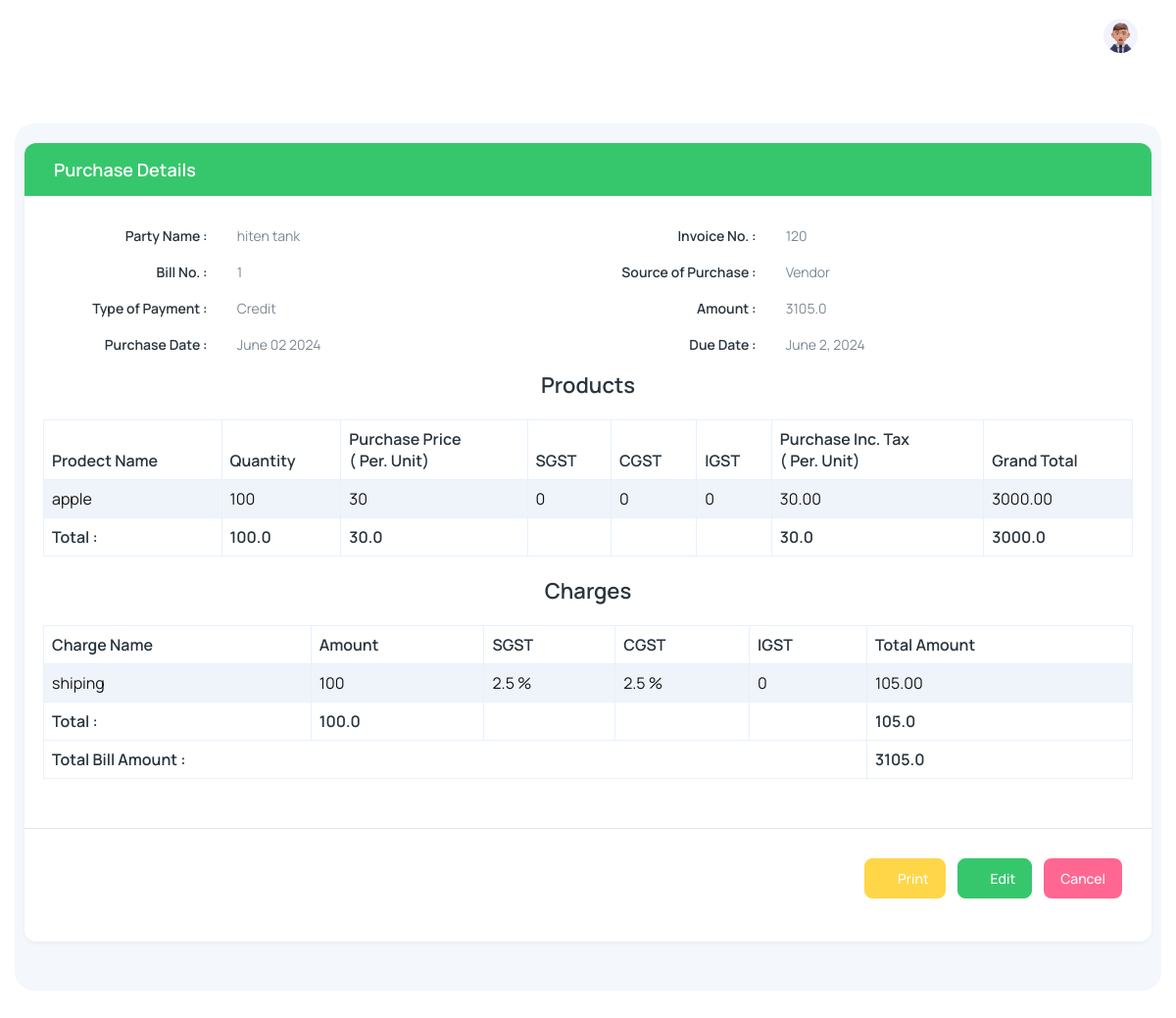
/PurchaseDetails/61 (signed in), run on the app's committed database.
### main/models.py (models this page shows, shortened)
class PurchaseEntryModel(models.Model):
    user = models.CharField(max_length=100,null=True, blank=True)
    TypeofPurchase = models.CharField(max_length=100)
    BillNo = models.CharField(max_length=100)
    InvoiceNo = models.CharField(max_length=100)
    DateTime = models.DateTimeField(default=datetime.now())
    TypeofPayment = models.CharField(max_length=100)
    PartyName = models.CharField(max_length=100)
    ProductId = models.CharField(max_length=100)
    Type = models.CharField(max_length=100)
    Amount = models.CharField(max_length=100)
    DueDate = models.DateField(null=True, blank=True)
    Date = models.DateField(null=True, blank=True)
    TQuantity = models.CharField(max_length=100,null=True, blank=True)
    TPurchasePrice = models.CharField(max_length=100,null=True, blank=True)
    TPurchaseIncTax = models.CharField(max_length=100,null=True, blank=True)
    TChargesAmount = models.CharField(max_length=100,null=True, blank=True)
    Terms = models.CharField(max_length=100,null=True, blank=True)
    PayableAmount = models.CharField(max_length=100,null=True, blank=True)
    PendingAmount = models.CharField(max_length=100,null=True, blank=True)
    status = models.CharField(default='0',max_length=100,null=True, blank=True)
    def date(self):
        return self.DateTime.strftime('%B %d %Y')

class StockModel(models.Model):
    ProductId = models.CharField(max_length=100,null=True,blank=True)
    user = models.CharField(max_length=100,null=True, blank=True)
    type = models.CharField(max_length=100,null=True, blank=True)
    ProductName = models.CharField(max_length=100,null=True, blank=True)
    Category = models.CharField(max_length=100,null=True, blank=True)
    Tax = models.CharField(max_length=100,null=True, blank=True)
    Unit = models.CharField(max_length=100,null=True, blank=True)
    PurchasePrice = models.CharField(max_length=100,null=True, blank=True)
    PurchaseIncTax = models.CharField(max_length=100,null=True, blank=True)
    MinQty = models.CharField(max_length=100,blank=True)
    MaxQty = models.CharField(max_length=100,blank=True)
    BarcodeNo = models.CharField(max_length=100,blank=True)
    Quantity = models.CharField(max_length=100,blank=True)
    Amount = models.CharField(max_length=100,null=True, blank=True)
    sid = models.CharField(max_length=100,null=True, blank=True)

class ChargesListModel(models.Model):
    user = models.CharField(max_length=100,null=True, blank=True)
    Charges = models.CharField(max_length=100,null=True,blank=True)
    ProductId = models.CharField(max_length=100,null=True, blank=True)
    Amount = models.CharField(max_length=100,null=True, blank=True)
    Tax = models.CharField(max_length=100,null=True, blank=True)
    TotalAmount = models.CharField(max_length=100,null=True, blank=True)
    type = models.CharField(max_length=100,null=True, blank=True)

### main/views.py (the view)
# urls.py: path('PurchaseDetails/<int:id>',views.PurchaseDetails,name='Products Details'),
@login_required(login_url='Login')
def PurchaseDetails(request,id):
    data=PurchaseEntryModel.objects.get(id=id,Type='Purchase')
    stock=StockModel.objects.filter(ProductId=data.ProductId,type='Purchase',user=request.user)
    tamonut = 0
    quantity = 0
    purchaseprice = 0
    purchaseinctax = 0
    for i in stock:
        tamonut+=float(i.Amount)
        quantity+=float(i.Quantity)
        purchaseprice+=float(i.PurchasePrice)
        purchaseinctax+=float(i.PurchaseIncTax)
    tamonut= str(tamonut)
    quantity= str(quantity)
    purchaseprice= str(purchaseprice)
    purchaseinctax= str(purchaseinctax)
    Charges=ChargesListModel.objects.filter(ProductId=data.ProductId,type='Purchase',user=request.user)
    CA,TCA = 0,0
    for i in Charges:
        CA +=float(i.Amount)
        TCA +=float(i.TotalAmount)
    CA = str(CA)
    TCA= str(TCA)
    if is_admin(request.user):
        return render(request,'admin/purchasedetails.html',{'data':data,'stock':stock,'tamonut':tamonut,'quantity':quantity,'purchaseprice':purchaseprice,'purchaseinctax':purchaseinctax,'Charges':Charges,'CA':CA,'TCA':TCA})
    if is_user(request.user):
        return render(request,'purchasedetails.html',{'data':data,'stock':stock,'tamonut':tamonut,'quantity':quantity,'purchaseprice':purchaseprice,'purchaseinctax':purchaseinctax,'Charges':Charges,'CA':CA,'TCA':TCA})

### main/views.py (called while the page is built)
def is_admin(user):
    data=User.objects.filter(is_superuser=True)
    for i in data:
        if str(i.username) == str(user):
            return True

### main/templates/admin/purchasedetails.html (shortened to what this page needs)
﻿{% extends 'admin/main.html' %}
{% load static %}
{% block content %}
<div class="body-wrapper">
  <div class="container-fluid">
    <div class="card">
      <div class="card-header text-bg-success">
        <h5 class="mb-0 text-white">Purchase Details</h5>
      </div>
      <form class="form-horizontal">
        <div class="form-body">
          <div class="card-body">
            <div class="row">
              <div class="col-md-6">
                <div class="form-group row">
                  <label class="form-label text-md-end col-md-4">Party Name :</label>
                  <div class="col-md-8">
                    <p class="form-control-static">{{data.PartyName}}</p>
                  </div>
                </div>
              </div>
              <div class="col-md-6">
                <div class="form-group row">
                  <label class="form-label text-md-end col-md-4">Invoice No. :</label>
                  <div class="col-md-8">
                    <p class="form-control-static">{{data.InvoiceNo}}</p>
                  </div>
                </div>
              </div>
            </div>
            <div class="row">
              <div class="col-md-6">
                <div class="form-group row">
                  <label class="form-label text-md-end col-md-4">Bill No. :</label>
                  <div class="col-md-8">
                    <p class="form-control-static">
                      {{data.BillNo}}
                    </p>
                  </div>
                </div>
              </div>
              <div class="col-md-6">
                <div class="form-group row">
                  <label class="form-label text-md-end col-md-4">Source of Purchase :</label>
                  <div class="col-md-8">
                    <p class="form-control-static">{{data.TypeofPurchase}}</p>
                  </div>
                </div>
              </div>
              <div class="col-md-6">
                <div class="form-group row">
                  <label class="form-label text-md-end col-md-4">Type of Payment :</label>
                  <div class="col-md-8">
                    <p class="form-control-static">{{data.TypeofPayment}}</p>
                  </div>
                </div>
              </div>
              <div class="col-md-6">
                <div class="form-group row">
                  <label class="form-label text-md-end col-md-4">Amount :</label>
                  <div class="col-md-8">
                    <p class="form-control-static">{{data.Amount}}</p>
                  </div>
                </div>
              </div>
              <div class="col-md-6">
                <div class="form-group row">
                  <label class="form-label text-md-end col-md-4">Purchase Date :</label>
                  <div class="col-md-8">
                    <p class="form-control-static">{{data.date}}</p>
                  </div>
                </div>
              </div>
              <div class="col-md-6">
                <div class="form-group row">
                  <label class="form-label text-md-end col-md-4">Due Date :</label>
                  <div class="col-md-8">
                    <p class="form-control-static">{{data.DueDate}}</p>
                  </div>
                </div>
              </div>
            </div>
            <div class="row justify-content-center">
              <h4 class="text-center mb-3">Products</h4>
              <div class="col-12 table-responsive p-1">
                <table class="table table-striped table-bordered display text-nowrap" id="thad">
                  <thead>
                    <tr>
                      <th class="p-2">Prodect Name</th>
                      <th class="p-2">Quantity</th>
                      <th class="p-2">Purchase Price <br>( Per. Unit)</th>
                      <th class="p-2">SGST</th>
                      <th class="p-2">CGST</th>
                      <th class="p-2">IGST</th>
                      <th class="p-2">Purchase Inc. Tax <br>( Per. Unit)</th>
                      <th class="p-2">Grand Total</th>
                    </tr>
                  </thead>
                  <tbody id="tbody">
                    {% for i in stock %}
                      <tr>
                        <td class="p-2">{{i.ProductName}}</td>
                        <td class="p-2">{{i.Quantity}}</td>
                        <td class="p-2">{{i.PurchasePrice}}</td>
                        {% if i.Tax == 'TaxFree'  %}
                        <td class="p-2">0</td>
                        <td class="p-2">0</td>
                        {% endif %}
                        <td class="p-2">0</td>
                        <td class="p-2">{{i.PurchaseIncTax}}</td>
                        <td class="p-2">{{i.Amount}}</td>
                      </tr>
                    {% endfor %}
                  </tbody>
                  <tfoot>
                    <tr>
                      <th colspan="1" class="p-2">Total :</th>
                      <th class="p-2">{{quantity}}</th>
                      <th class="p-2">{{purchaseprice}}</th>
                      <th class="p-2"></th>
                      <th class="p-2"></th>
                      <th class="p-2"></th>
                      <th class="p-2">{{purchaseinctax}}</th>
                      <th colspan="1" class="p-2">
                        <span id="tamount2">{{tamonut}}</span>
                      </th>
                    </tr>
                  </tfoot>
                </table>
              </div>
            </div>
            <div class="row justify-content-center">
              <h4 class="text-center mb-3">Charges</h4>
              <div class="col-12 table-responsive p-1">
                <table class="table table-striped table-bordered display text-nowrap" id="thad">
                  <thead>
                    <tr class="p-0">
                      <th class="p-2">Charge Name</th>
                      <th class="p-2">Amount</th>
                      <th class="p-2">SGST</th>
                      <th class="p-2">CGST</th>
                      <th class="p-2">IGST</th>
                      <th class="p-2">Total Amount</th>
                    </tr>
                  </thead>
                  <tbody id="tbody">
                    {% for i in Charges %}
                      <tr>
                        <td class="p-2">{{i.Charges}}</td>
                        <td class="p-2">{{i.Amount}}</td>
                        {% if i.Tax == '5' %}
                        <td class="p-2">2.5 %</td>
                        <td class="p-2">2.5 %</td>
                        {% endif %}
                        <td class="p-2">0</td>
                        <td class="p-2">{{i.TotalAmount}}</td>
                      </tr>
                    {% endfor %}
                  </tbody>
                  <tfoot>
                    <tr>
                      <th colspan="" class="p-2">Total :</th>
                      <th class="p-2">{{CA}}</th>
                      <th class="p-2"></th>
                      <th class="p-2"></th>
                      <th class="p-2"></th>
                      <th colspan="1" class="p-2">
                        {{TCA}}
                      </th>
                    </tr>
                    <tr>
                      <th class="p-2" colspan="5">
                        Total Bill Amount :
                      </th>
                      <th class="p-2" colspan="2">
                        <span id="tamount4">{{data.Amount}}</span>
                      </th>
                    </tr>
                  </tfoot>
                </table>
              </div>
            </div>
          </div>
          <div class="form-actions border-top">
            <div class="card-body">
              <div class="row">
                <div class="col-md-12">
                  <div class="row">
                    <div class="col d-flex justify-content-end">
                      <a href="/PurchaseBill/{{data.id}}" class="btn btn-warning text-white">
                        <i class="ti ti-printer fs-5"></i>
                        Print
                      </a>
                      <a href="/EditPurchase/{{data.id}}" class="btn btn-success ms-6">
                        <i class="ti ti-edit fs-5"></i>
                        Edit
                      </a>
                      <a class="btn bg-danger text-white ms-6" onclick="window.history.go(-1);">
                        Cancel
                      </a>
                    </div>
                  </div>
                </div>
              </div>
            </div>
          </div>
        </div>
      </form>
    </div>
  </div>
</div>
{% endblock content %}

### main/templates/admin/main.html (style rules this page uses)
.table-bordered { border: 0.5px solid #E8F0FE !important; box-shadow: #E8F0FE; color: black !important; }
table { border-radius: 12px !important; }
thead { border-radius: 12px !important; border-radius: 12px !important; }
th { border: 0.5px solid #E8F0FE !important; padding: 8px !important; border-top-left-radius: 12px !important; border-top-right-radius: 12px !important; }
td { border: 0.5px solid #E8F0FE !important; padding: 8px !important; color: rgb(20, 20, 20) !important; }
tbody { border-bottom-left-radius: 12px !important; border-bottom-right-radius: 12px !important; }

### data on the page
PurchaseEntryModel: PartyName "hiten tank", InvoiceNo "120", BillNo "1", TypeofPurchase "Vendor", TypeofPayment "Credit", Amount "3105.0", date "June 02 2024", DueDate "June 2, 2024"
StockModel: ProductName "apple", Quantity "100", PurchasePrice "30", Tax "0", PurchaseIncTax "30.00", Amount "3000.00"
ChargesListModel: Charges "shiping", Amount "100", Tax "2.5 %", TotalAmount "105.00"

### other printed values
{{ quantity }} "100.0"
{{ purchaseprice }} "30.0"
{{ purchaseinctax }} "30.0"
{{ tamonut }} "3000.0"
{{ CA }} "100.0"
{{ TCA }} "105.0"
